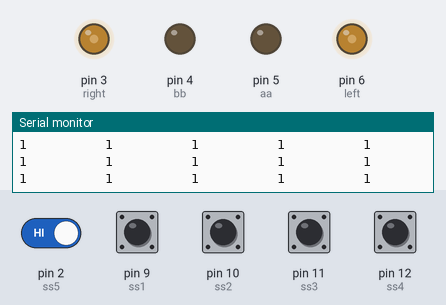
Simulated run of this sketch. Board: Arduino Uno, built with avr-gcc and run on an emulated ATmega328P. Shown: output pins drawn as LEDs (lit = HIGH), the last lines printed to the serial monitor. Inputs (shaded band) come from the test bench; at power-on: pin 2 (ss5), pin 9 (ss1), pin 10 (ss2), pin 11 (ss3), pin 12 (ss4) HIGH.

Above: at 1.2 s.
1.3 s: pin 2 (ss5) driven LOW
At 2.7 s:
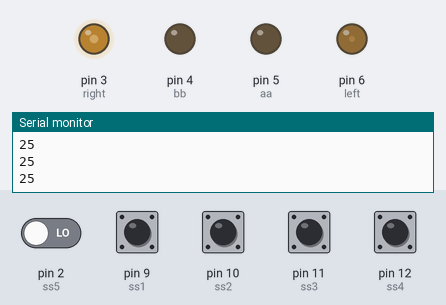
Timing chart, 0 to 4.3 s (numbered marks = the images above; inputs shaded):
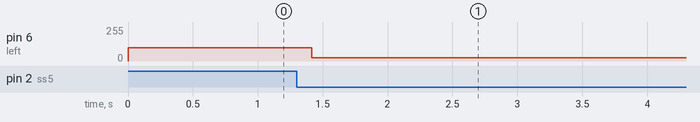

Measured:
- after the input at 1.3 s, pin 6 (left): 100/255 → 25/255 after 0.11 s

The sketch:

L9110_line_follower.ino
```cpp
int right=3,bb=4,aa=5,left=6;
int ss1=9,ss2=10,ss3=11,ss4=12,ss5=2;
int s1,s2,s3,s4,s5;
int lspeed,rspeed,sspeed = 100;
void setup() {
  // put your setup code here, to run once:
pinMode(left,OUTPUT);
pinMode(bb,OUTPUT);
pinMode(aa,OUTPUT);
pinMode(right,OUTPUT);
pinMode(ss1,INPUT);
pinMode(ss2,INPUT);
pinMode(ss3,INPUT);
pinMode(ss4,INPUT);
pinMode(ss5,INPUT);

digitalWrite(bb,0);
digitalWrite(aa,0);

Serial.begin(9600);

lspeed = rspeed = sspeed;

analogWrite(right,sspeed);
analogWrite(left,sspeed);
}

void loop() {
  // put your main code here, to run repeatedly:
s1 = digitalRead(ss1);
s2 = digitalRead(ss2);
s3 = digitalRead(ss3);
s4 = digitalRead(ss4);
s5 = digitalRead(ss5);


Serial.print(s5);
Serial.print("          ");
Serial.print(s4);
Serial.print("          ");
Serial.print(s3);
Serial.print("          ");
Serial.print(s2);
Serial.print("          ");
Serial.print(s1);
Serial.print("          ");
Serial.println();

while(s1==0||s2==0){
  if(s2==0){
analogWrite(left,sspeed);
analogWrite(right,sspeed/2);

Serial.print(sspeed/2);
Serial.print("          ");
Serial.println();
  }
  if(s1==0){
analogWrite(left,sspeed);
analogWrite(right,sspeed/4);

Serial.print(sspeed/4);
Serial.print("          ");
Serial.println();
  }
  else{
  analogWrite(right,sspeed);
  analogWrite(left,sspeed);
}
}

while(s4==0||s5==0){
  if(s4==0){
analogWrite(right,sspeed);
analogWrite(left,sspeed/2);

Serial.print(sspeed/2);
Serial.print("          ");
Serial.println();
  }
  if(s5==0){
analogWrite(right,sspeed);
analogWrite(left,sspeed/4);

Serial.print(sspeed/4);
Serial.print("          ");
Serial.println();
  }
  else{
  analogWrite(right,sspeed);
  analogWrite(left,sspeed);
}
}


}
```
